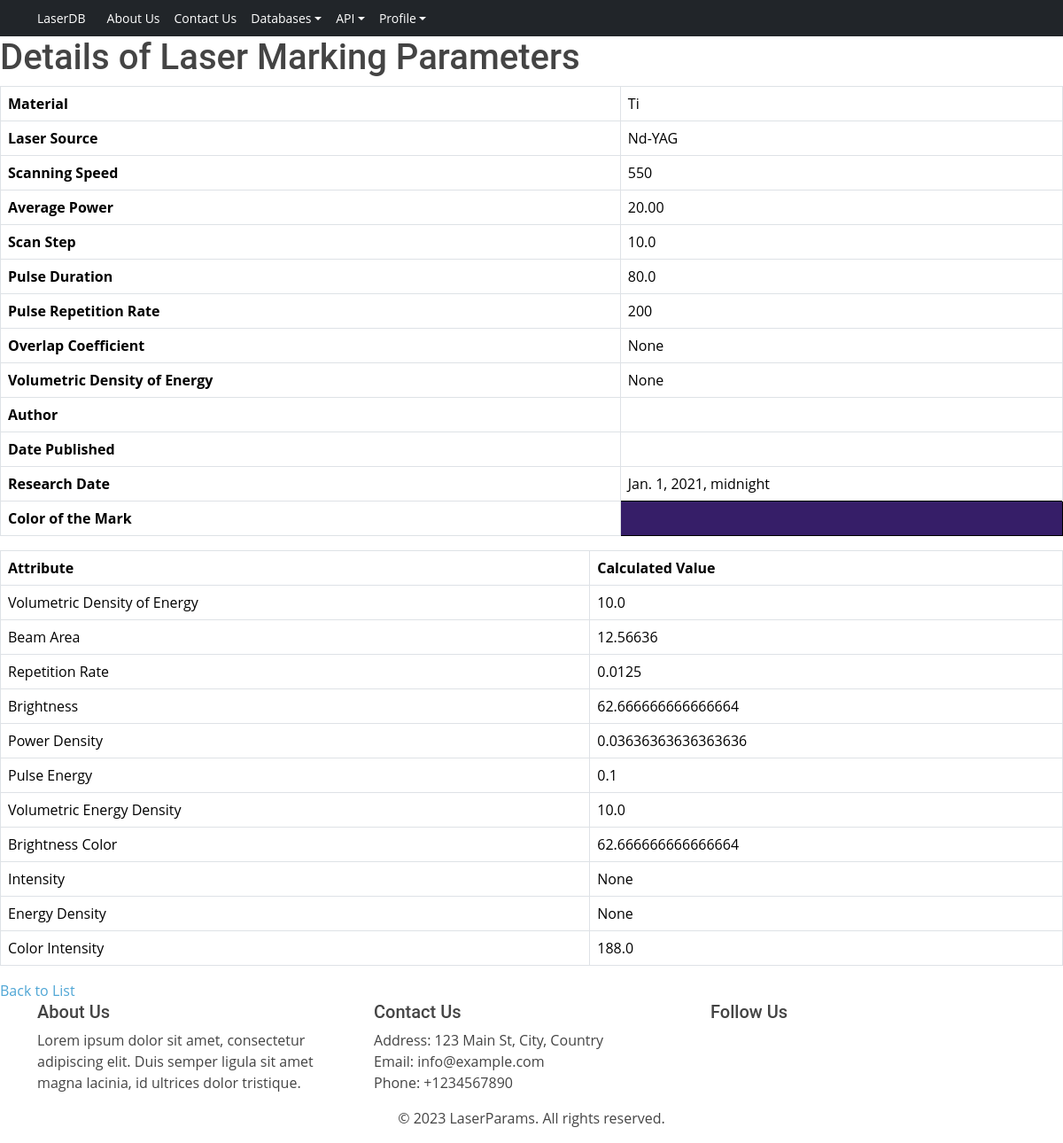
Screenshot of /laser-marking-parameters/1/ (signed in) with the database file from the repository.
### laser_color_marking_db/models.py (models this page shows, shortened)
class LaserMarkingParameters(models.Model):
    laser_source = models.ForeignKey(LaserSource, on_delete=models.CASCADE)
    material = models.ForeignKey(Material, on_delete=models.CASCADE)
    scanning_speed = models.PositiveIntegerField()
    average_power = models.DecimalField(max_digits=5, decimal_places=2)
    scan_step = models.FloatField(blank=True, null=True)
    pulse_duration = models.FloatField(blank=True, null=True)
    pulse_repetition_rate = models.PositiveIntegerField(blank=True, null=True)
    overlap_coefficient = models.FloatField(blank=True, null=True)
    volumetric_density_of_energy = models.FloatField(blank=True,
                                                     null=True)  # Made optional
    focus = models.FloatField(blank=True, null=True)
    color_red = models.PositiveIntegerField(blank=True, null=True)
    color_green = models.PositiveIntegerField(blank=True, null=True)
    color_blue = models.PositiveIntegerField(blank=True, null=True)
    authors = models.CharField(max_length=100)
    research_date = models.DateTimeField(default=timezone.now)
    calculated_volumetric_density_of_energy = models.FloatField(blank=True, null=True)
    calculated_beam_area = models.FloatField(blank=True, null=True)
    calculated_repetition_rate = models.FloatField(blank=True, null=True)
    calculated_brightness = models.FloatField(blank=True, null=True)
    calculated_power_density = models.FloatField(blank=True, null=True)
    calculated_pulse_energy = models.FloatField(blank=True, null=True)
    calculated_volumetric_energy_density = models.FloatField(blank=True, null=True)
    calculated_brightness_color = models.FloatField(blank=True, null=True)
    calculated_intensity = models.FloatField(blank=True, null=True)
    calculated_energy_density = models.FloatField(blank=True, null=True)
    calculated_color_intensity = models.FloatField(blank=True, null=True)

class Material(models.Model):
    name = models.CharField(max_length=100)
    description = models.TextField()
    def __str__(self):
        return self.name

class LaserSource(models.Model):
    name = models.CharField(max_length=100)
    type_of_laser = models.CharField(max_length=100)
    wavelength = models.PositiveIntegerField()
    def __str__(self):
        return self.name

### laser_color_marking_db/views.py (the view)
@login_required
def laser_marking_parameters_detail(request, pk):
    marking_parameters = get_object_or_404(LaserMarkingParameters, pk=pk)
    context = {'marking_parameters': marking_parameters}
    return render(request,
                  'laser_color_marking_db/laser_markin_parameters/laser_marking_parameters_detail.html',
                  context)

### laser_color_marking_db/templates/laser_color_marking_db/laser_markin_parameters/laser_marking_parameters_detail.html (shortened to what this page needs)
{% extends 'base.html' %}
{% block content %}
    <h1>Details of Laser Marking Parameters</h1>
    <table class="table table-bordered">
        <tr>
            <th>Material</th>
            <td>{{ marking_parameters.material }}</td>
        </tr>
        <tr>
            <th>Laser Source</th>
            <td>{{ marking_parameters.laser_source }}</td>
        </tr>
        <tr>
            <th>Scanning Speed</th>
            <td>{{ marking_parameters.scanning_speed }}</td>
        </tr>
        <tr>
            <th>Average Power</th>
            <td>{{ marking_parameters.average_power }}</td>
        </tr>
        <tr>
            <th>Scan Step</th>
            <td>{{ marking_parameters.scan_step }}</td>
        </tr>
        <tr>
            <th>Pulse Duration</th>
            <td>{{ marking_parameters.pulse_duration }}</td>
        </tr>
        <tr>
            <th>Pulse Repetition Rate</th>
            <td>{{ marking_parameters.pulse_repetition_rate }}</td>
        </tr>
        <tr>
            <th>Overlap Coefficient</th>
            <td>{{ marking_parameters.overlap_coefficient }}</td>
        </tr>
        <tr>
            <th>Volumetric Density of Energy</th>
            <td>{{ marking_parameters.volumetric_density_of_energy }}</td>
        </tr>
        <tr>
            <th>Author</th>
            <td>{{ marking_parameters.author }}</td>
        </tr>
        <tr>
            <th>Date Published</th>
            <td>{{ marking_parameters.date_published }}</td>
        </tr>
        <tr>
            <th>Research Date</th>
            <td>{{ marking_parameters.research_date }}</td>
        </tr>
        <tr>
            <th>Color of the Mark</th>
            <td style="background-color: rgb({{ marking_parameters.color_red }},
                                             {{ marking_parameters.color_green }},
                                             {{ marking_parameters.color_blue }});
                    border: 1px solid black;">
            </td>
        </tr>
    </table>
    <table class="table table-bordered">
   <tr>
        <th>Attribute</th>
        <th>Calculated Value</th>
    </tr>
    <tr>
        <td>Volumetric Density of Energy</td>
        <td>{{ marking_parameters.calculated_volumetric_density_of_energy }}</td>
    </tr>
    <tr>
        <td>Beam Area</td>
        <td>{{ marking_parameters.calculated_beam_area }}</td>
    </tr>
    <tr>
        <td>Repetition Rate</td>
        <td>{{ marking_parameters.calculated_repetition_rate }}</td>
    </tr>
    <tr>
        <td>Brightness</td>
        <td>{{ marking_parameters.calculated_brightness }}</td>
    </tr>
    <tr>
        <td>Power Density</td>
        <td>{{ marking_parameters.calculated_power_density }}</td>
    </tr>
    <tr>
        <td>Pulse Energy</td>
        <td>{{ marking_parameters.calculated_pulse_energy }}</td>
    </tr>
    <tr>
        <td>Volumetric Energy Density</td>
        <td>{{ marking_parameters.calculated_volumetric_energy_density }}</td>
    </tr>
    <tr>
        <td>Brightness Color</td>
        <td>{{ marking_parameters.calculated_brightness_color }}</td>
    </tr>
    <tr>
        <td>Intensity</td>
        <td>{{ marking_parameters.calculated_intensity }}</td>
    </tr>
    <tr>
        <td>Energy Density</td>
        <td>{{ marking_parameters.calculated_energy_density }}</td>
    </tr>
    <tr>
        <td>Color Intensity</td>
        <td>{{ marking_parameters.calculated_color_intensity }}</td>
    </tr>
    </table>
    <a href="{% url 'laser_color_marking_db:laser_marking_parameters_list' %}">Back to List</a>
{% endblock %}

### static/css/styles.css (style rules this page uses)
body { font-family: "Open Sans", sans-serif; color: #444; }
a { color: #4fa6d5; text-decoration: none; }
h1, h2, h3, h4, h5, h6, .font-primary { font-family: "Roboto", sans-serif; }

### rows the page displays
LaserMarkingParameters: material "Ti", laser_source "Nd-YAG", scanning_speed "550", average_power "20.00", scan_step "10.0", pulse_duration "80.0", pulse_repetition_rate "200", overlap_coefficient "None", volumetric_density_of_energy "None", research_date "Jan. 1, 2021, midnight", calculated_volumetric_density_of_energy "10.0", calculated_beam_area "12.56636", calculated_repetition_rate "0.0125", calculated_brightness "62.666666666666664", calculated_power_density "0.03636363636363636", calculated_pulse_energy "0.1", calculated_volumetric_energy_density "10.0", calculated_brightness_color "62.666666666666664", calculated_intensity "None", calculated_energy_density "None", calculated_color_intensity "188.0"
